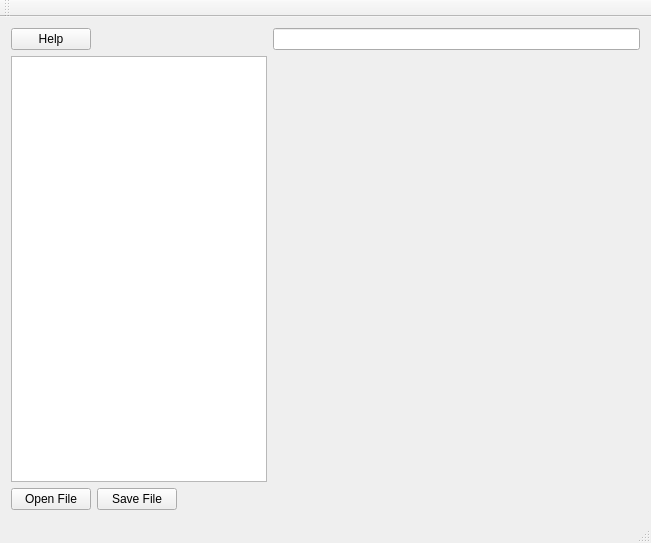
<?xml version="1.0" encoding="UTF-8"?>
<ui version="4.0">
 <class>TextEditor</class>
 <widget class="QMainWindow" name="TextEditor">
  <property name="geometry">
   <rect>
    <x>0</x>
    <y>0</y>
    <width>651</width>
    <height>543</height>
   </rect>
  </property>
  <property name="windowTitle">
   <string>TextEditor</string>
  </property>
  <widget class="QWidget" name="centralWidget">
   <layout class="QGridLayout" name="gridLayout">
    <item row="1" column="3">
     <layout class="QGridLayout" name="gridLayout_2"/>
    </item>
    <item row="2" column="1">
     <widget class="QPushButton" name="pushButtonSaveFile">
      <property name="sizePolicy">
       <sizepolicy hsizetype="Fixed" vsizetype="Fixed">
        <horstretch>0</horstretch>
        <verstretch>0</verstretch>
       </sizepolicy>
      </property>
      <property name="text">
       <string>Save File</string>
      </property>
     </widget>
    </item>
    <item row="0" column="0">
     <widget class="QPushButton" name="pushButtonHelp">
      <property name="sizePolicy">
       <sizepolicy hsizetype="Minimum" vsizetype="Minimum">
        <horstretch>0</horstretch>
        <verstretch>0</verstretch>
       </sizepolicy>
      </property>
      <property name="text">
       <string>Help</string>
      </property>
     </widget>
    </item>
    <item row="1" column="0" colspan="3">
     <widget class="QTextBrowser" name="textBrowserMainMindow">
      <property name="textInteractionFlags">
       <set>Qt::LinksAccessibleByKeyboard|Qt::LinksAccessibleByMouse|Qt::TextBrowserInteraction|Qt::TextEditable|Qt::TextEditorInteraction|Qt::TextSelectableByKeyboard|Qt::TextSelectableByMouse</set>
      </property>
     </widget>
    </item>
    <item row="2" column="0">
     <widget class="QPushButton" name="pushButtonOpenFile">
      <property name="sizePolicy">
       <sizepolicy hsizetype="Fixed" vsizetype="Fixed">
        <horstretch>0</horstretch>
        <verstretch>0</verstretch>
       </sizepolicy>
      </property>
      <property name="text">
       <string>Open File</string>
      </property>
     </widget>
    </item>
    <item row="0" column="3">
     <widget class="QLineEdit" name="lineEdit"/>
    </item>
   </layout>
  </widget>
  <widget class="QMenuBar" name="menuBar">
   <property name="geometry">
    <rect>
     <x>0</x>
     <y>0</y>
     <width>651</width>
     <height>22</height>
    </rect>
   </property>
  </widget>
  <widget class="QToolBar" name="mainToolBar">
   <attribute name="toolBarArea">
    <enum>TopToolBarArea</enum>
   </attribute>
   <attribute name="toolBarBreak">
    <bool>false</bool>
   </attribute>
  </widget>
  <widget class="QStatusBar" name="statusBar"/>
 </widget>
 <layoutdefault spacing="6" margin="11"/>
 <resources/>
 <connections/>
</ui>
